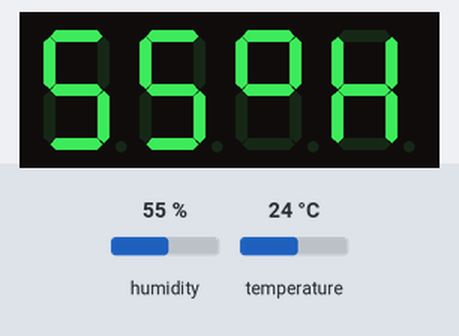
Bench run of a sketch on a simulated Arduino Uno, built with avr-gcc and run on an emulated ATmega328P. Parts: 4-digit seven-segment display. Inputs (shaded band) come from the test bench; at power-on: humidity 55 %, temperature 24 °C.

Above: at 2.8 s.
2.9 s: humidity set to 22 %
At 7.0 s:
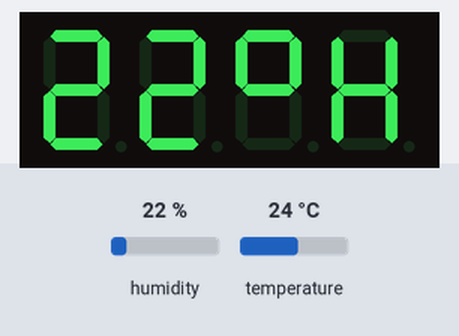
8.9 s: temperature set to 12 °C
At 12.8 s:
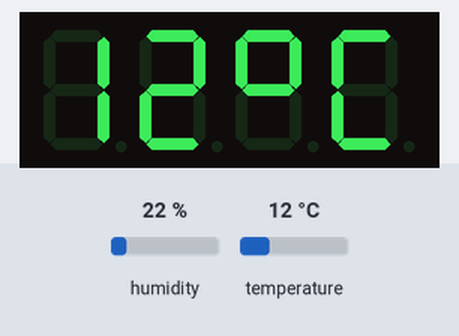
14.9 s: humidity set to 40 %
At 18.7 s:
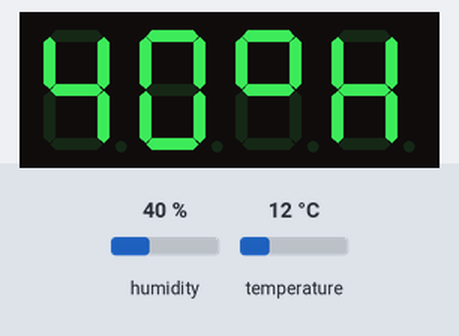
20.9 s: temperature set to 19 °C
At 25.8 s:
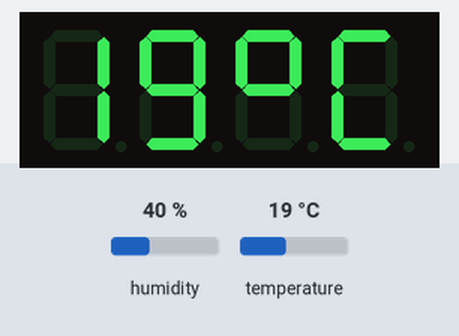
Timing chart, 0 to 27.3 s (numbered marks = the images above; inputs shaded):
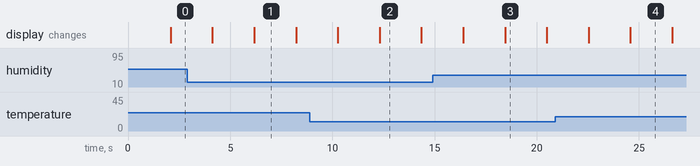

Measured:
- after the input at 2.9 s, the display: first differs from a run without the input after 3.3 s (image 1)
- after the input at 8.9 s, the display: first differs from a run without the input after 3.4 s (image 2)
- after the input at 14.9 s, the display: first differs from a run without the input after 3.5 s (image 3)
- after the input at 20.9 s, the display: first differs from a run without the input after 3.7 s (image 4)
- what the display in image 1 shows lasts 2.0 s, from 6.2 s to 8.2 s

The sketch:

Tempature_and_humidity_sensor.ino
```cpp
// Including the libraries
#include "DHT.h"
#include <TM1637Display.h>

// Defining the CLK and DIO ports
#define CLK 4
#define DIO 5

// Making the instance of the display and the sensor
TM1637Display disp(CLK, DIO);
DHT dht(A0, DHT11);

//   -      A
// |   |  F   B
//   -      G
// |   |  E   C
//   -      D
const uint8_t temp = SEG_A | SEG_F | SEG_E | SEG_D;         // C
const uint8_t humi = SEG_F | SEG_B | SEG_G | SEG_E | SEG_C; // H
const uint8_t circle = SEG_A | SEG_F | SEG_G | SEG_B;

uint8_t output[4];

void setup() {
  Serial.begin(9600);

  // Setting up the sensor
  dht.begin();

  // Setting the brightness (8-15)
  disp.setBrightness(11);
}

void loop() {

  reset(temp);

  int t = dht.readTemperature();
  output[0] = disp.encodeDigit(t / 10);
  output[1] = disp.encodeDigit(t % 10);
//  Serial.println(t);

  disp.setSegments(output);
  delay(2000);

  reset(humi);

  int h = dht.readHumidity();
  output[0] = disp.encodeDigit(h / 10);
  output[1] = disp.encodeDigit(h % 10);

  disp.setSegments(output);
  delay(2000);

//  Serial.println(h);
}

void reset(uint8_t type){
  output[0] = output[1] = 0;
  output[2] = circle;
  output[3] = type;
}
```
